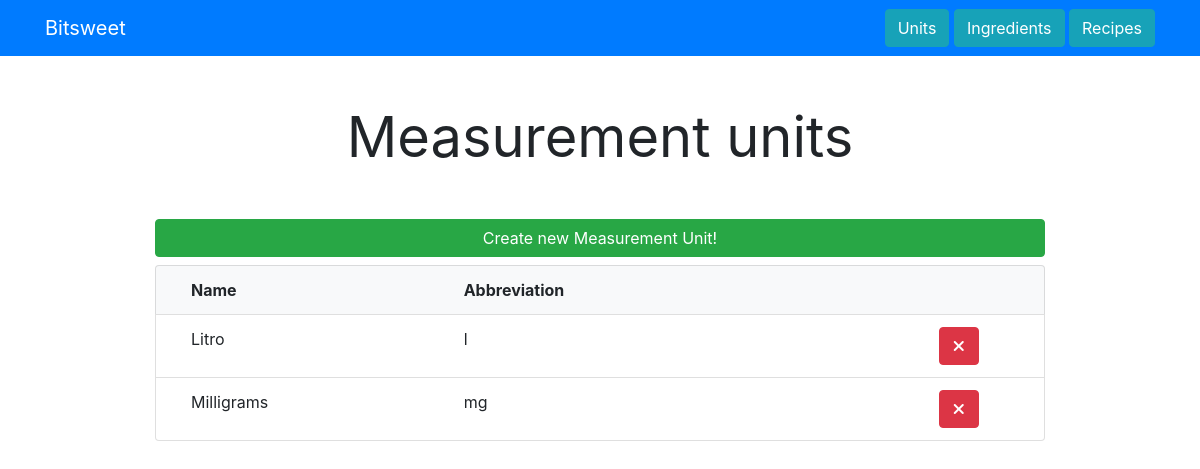
/units/, run on an earlier commit of the app's database.
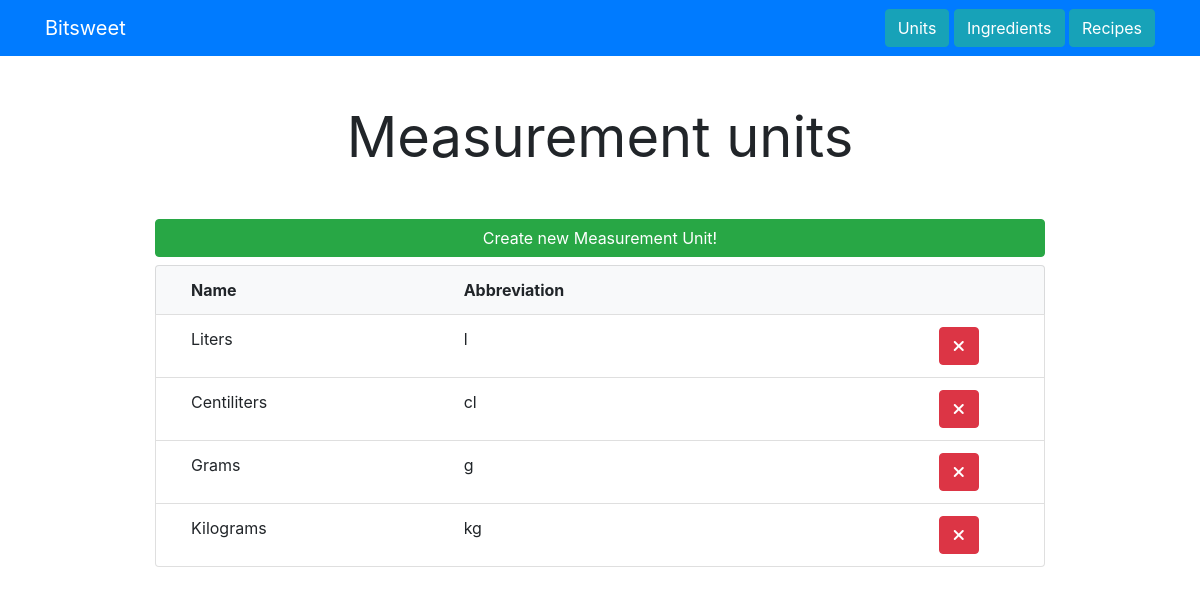
And on a later commit of the database.
### units/models.py (models this page shows, shortened)
class MeasurementUnit(models.Model):
    unit_id = models.AutoField(primary_key=True)
    unit_name = models.CharField(max_length=100, null=False)
    unit_abbreviation = models.CharField(max_length=10,null=True)

### units/views.py (the view)
# urls.py: path('',views.index,name='index'),
def index(request):
    return render(request, 'units/index.html', {'unit_list': MeasurementUnit.objects.order_by('unit_id')})

### templates/units/index.html (shortened to what this page needs)
{% extends 'base.html' %}
{% block content %}
    <div class="container">
        {% if unit_list %}
            <div class="col-md-12 mb-5">
                <p class="display-4 text-center">
                    <strong>Measurement units</strong>
            </div>
            <a class="col-md-12 btn btn-success btn-large mb-2" href="{% url 'units:create'  %}">Create new Measurement Unit!</a>
            <ul class="list-group">
                <li class="list-group-item bg-light">
                    <div class="col-md-12 row ">
                        <div class="col-md-4">
                            <strong>Name</strong>
                        </div>
                        <div class="col-md-4">
                            <strong>Abbreviation</strong>
                        </div>
                    </div>
                </li>
                {% for unit in unit_list%}
                    <li class="list-group-item">
                        <div class="col-md-12 row">
                            <div class="col-md-4">
                                {{unit.unit_name}}
                            </div>
                            <div class="col-md-4">
                                {{unit.unit_abbreviation}}
                            </div>
                            <div class="col-md-4 text-right">
                                <a href="{% url 'units:delete' unit.unit_id %}" class="btn btn-danger rounded pull-right col-md-2">
                                    <i class="fas fa-times"></i>
                                </a>
                            </div>
                        </div>
                    </li>
                {% endfor %}
            </ul>
        {% endif%}
    </div>
{% endblock %}

### templates/base.html (shortened to what this page needs)
<!DOCTYPE html>
<html lang="en">
  <head>
    <link rel="stylesheet" href="https://stackpath.bootstrapcdn.com/bootstrap/4.3.1/css/bootstrap.min.css">
  </head>
  <body>
    {% include 'partials/navbar.html' %}
    <div class="container ">
      <div class="row mb-7">
        <div class="col-md-10 m-auto">
          {% block content %}{% endblock %}
        </div>
      </div>
    </div>
  </body>
</html>

### templates/partials/navbar.html
<nav class="navbar navbar-dark bg-primary mb-5">
    <div class="container">
        <a class="navbar-brand" href="/">Bitsweet</a>
        <div>
            <a class="btn btn-info pull-right" href="/units/">Units</a>
            <a class="btn btn-info pull-right" href="/ingredient/">Ingredients</a>
            <a class="btn btn-info pull-right" href="/recipes/">Recipes</a>
        </div>
    </div>
</nav>

What changed in the data, as far as the page shows it:
removed MeasurementUnit: unit_name "Litro", unit_abbreviation "l"
removed MeasurementUnit: unit_name "Milligrams", unit_abbreviation "mg"
added MeasurementUnit: unit_name "Liters", unit_abbreviation "l"
added MeasurementUnit: unit_name "Centiliters", unit_abbreviation "cl"
added MeasurementUnit: unit_name "Grams", unit_abbreviation "g"
added MeasurementUnit: unit_name "Kilograms", unit_abbreviation "kg"
